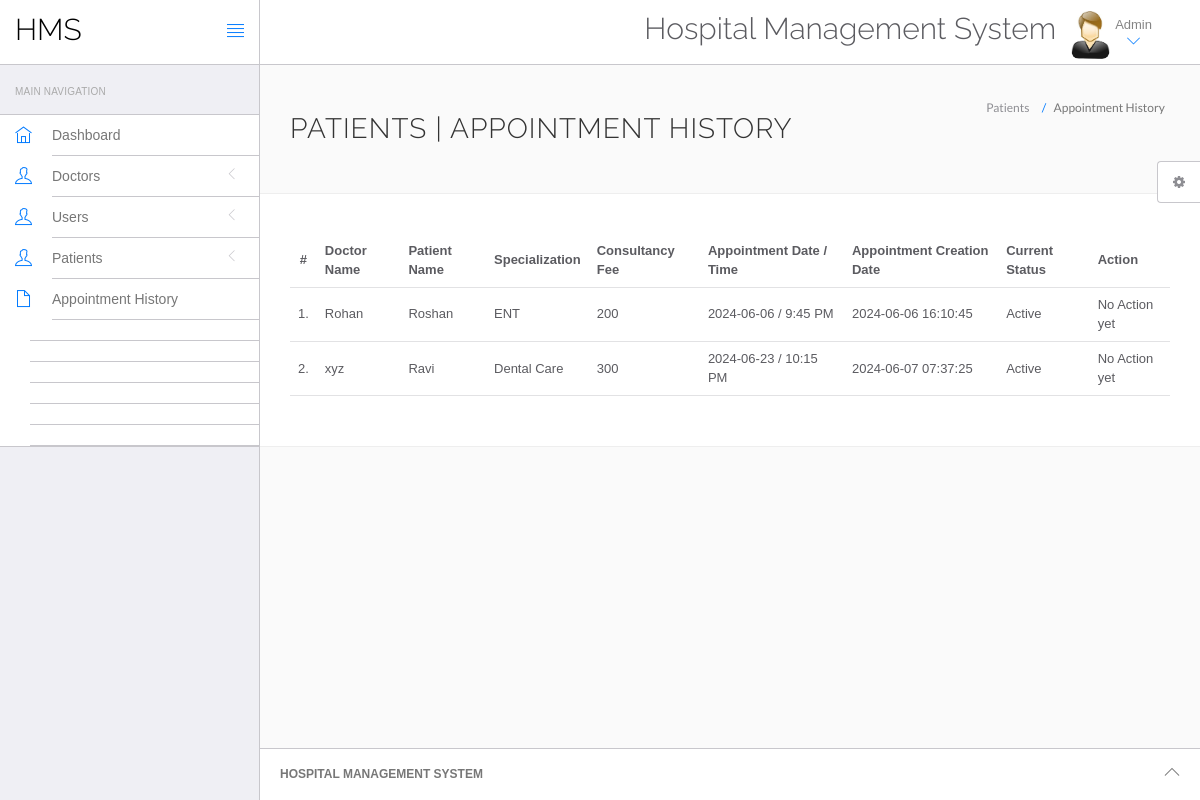
Page /hms/admin/appointment-history.php (signed in) on the committed database.
### tables this page shows
CREATE TABLE `appointment` (
  `id` int NOT NULL AUTO_INCREMENT,
  `doctorSpecialization` varchar(255) DEFAULT NULL,
  `doctorId` int DEFAULT NULL,
  `userId` int DEFAULT NULL,
  `consultancyFees` int DEFAULT NULL,
  `appointmentDate` varchar(255) DEFAULT NULL,
  `appointmentTime` varchar(255) DEFAULT NULL,
  `postingDate` timestamp NULL DEFAULT CURRENT_TIMESTAMP,
  `userStatus` int DEFAULT NULL,
  `doctorStatus` int DEFAULT NULL,
  `updationDate` timestamp NULL DEFAULT NULL ON UPDATE CURRENT_TIMESTAMP,
  PRIMARY KEY (`id`)
);

CREATE TABLE `doctors` (
  `id` int NOT NULL AUTO_INCREMENT,
  `specilization` varchar(255) DEFAULT NULL,
  `doctorName` varchar(255) DEFAULT NULL,
  `address` longtext,
  `docFees` varchar(255) DEFAULT NULL,
  `contactno` bigint DEFAULT NULL,
  `docEmail` varchar(255) DEFAULT NULL,
  `password` varchar(255) DEFAULT NULL,
  `creationDate` timestamp NULL DEFAULT CURRENT_TIMESTAMP,
  `updationDate` timestamp NULL DEFAULT NULL ON UPDATE CURRENT_TIMESTAMP,
  PRIMARY KEY (`id`)
);

CREATE TABLE `users` (
  `id` int NOT NULL AUTO_INCREMENT,
  `fullName` varchar(255) DEFAULT NULL,
  `address` longtext,
  `city` varchar(255) DEFAULT NULL,
  `gender` varchar(255) DEFAULT NULL,
  `email` varchar(255) DEFAULT NULL,
  `password` varchar(255) DEFAULT NULL,
  `regDate` timestamp NULL DEFAULT CURRENT_TIMESTAMP,
  `updationDate` timestamp NULL DEFAULT NULL ON UPDATE CURRENT_TIMESTAMP,
  PRIMARY KEY (`id`),
  KEY `email` (`email`)
);

### hms/admin/appointment-history.php (the view, shortened to what this page needs)
<?php
include('include/config.php');
if(strlen($_SESSION['id']==0)) {
 header('location:logout.php');
  } else{
?>
<!DOCTYPE html>
<html lang="en">
	<head>
		<link rel="stylesheet" href="vendor/bootstrap/css/bootstrap.min.css">
		<link rel="stylesheet" href="vendor/fontawesome/css/font-awesome.min.css">
		<link rel="stylesheet" href="vendor/themify-icons/themify-icons.min.css">
		<link href="vendor/animate.css/animate.min.css" rel="stylesheet" media="screen">
		<link href="vendor/perfect-scrollbar/perfect-scrollbar.min.css" rel="stylesheet" media="screen">
		<link href="vendor/switchery/switchery.min.css" rel="stylesheet" media="screen">
		<link href="vendor/bootstrap-touchspin/jquery.bootstrap-touchspin.min.css" rel="stylesheet" media="screen">
		<link href="vendor/select2/select2.min.css" rel="stylesheet" media="screen">
		<link href="vendor/bootstrap-datepicker/bootstrap-datepicker3.standalone.min.css" rel="stylesheet" media="screen">
		<link href="vendor/bootstrap-timepicker/bootstrap-timepicker.min.css" rel="stylesheet" media="screen">
		<link rel="stylesheet" href="assets/css/styles.css">
		<link rel="stylesheet" href="assets/css/plugins.css">
		<link rel="stylesheet" href="assets/css/themes/theme-1.css" id="skin_color" />
	</head>
	<body>
		<div id="app">
<?php include('include/sidebar.php');?>
			<div class="app-content">
					<?php include('include/header.php');?>
				<div class="main-content" >
					<div class="wrap-content container" id="container">
						<section id="page-title">
							<div class="row">
								<div class="col-sm-8">
									<h1 class="mainTitle">Patients  | Appointment History</h1>
																	</div>
								<ol class="breadcrumb">
									<li>
										<span>Patients </span>
									</li>
									<li class="active">
										<span>Appointment History</span>
									</li>
								</ol>
							</div>
						</section>
						<div class="container-fluid container-fullw bg-white">
									<div class="row">
								<div class="col-md-12">
									<table class="table table-hover" id="sample-table-1">
										<thead>
											<tr>
												<th class="center">#</th>
												<th class="hidden-xs">Doctor Name</th>
												<th>Patient Name</th>
												<th>Specialization</th>
												<th>Consultancy Fee</th>
												<th>Appointment Date / Time </th>
												<th>Appointment Creation Date  </th>
												<th>Current Status</th>
												<th>Action</th>
											</tr>
										</thead>
										<tbody>
<?php
$sql=mysqli_query($con,"select doctors.doctorName as docname,users.fullName as pname,appointment.*  from appointment join doctors on doctors.id=appointment.doctorId join users on users.id=appointment.userId ");
$cnt=1;
while($row=mysqli_fetch_array($sql))
{
?>
											<tr>
												<td class="center"><?php echo $cnt;?>.</td>
												<td class="hidden-xs"><?php echo $row['docname'];?></td>
												<td class="hidden-xs"><?php echo $row['pname'];?></td>
												<td><?php echo $row['doctorSpecialization'];?></td>
												<td><?php echo $row['consultancyFees'];?></td>
												<td><?php echo $row['appointmentDate'];?> / <?php echo
												 $row['appointmentTime'];?>
												</td>
												<td><?php echo $row['postingDate'];?></td>
												<td>
<?php if(($row['userStatus']==1) && ($row['doctorStatus']==1))
{
	echo "Active";
}
												?></td>
												<td >
												<div class="visible-md visible-lg hidden-sm hidden-xs">
							<?php if(($row['userStatus']==1) && ($row['doctorStatus']==1))
{
echo "No Action yet";
	 } else {
		echo "Canceled";
		} ?>
												</div>
												</td>
											</tr>
											<?php
$cnt=$cnt+1;
											 }?>
										</tbody>
									</table>
								</div>
							</div>
								</div>
					</div>
				</div>
			</div>
	<?php include('include/footer.php');?>
	<?php include('include/setting.php');?>
		</div>
	</body>
</html>
<?php } ?>

### hms/admin/assets/css/themes/theme-1.css (style rules this page uses)
body { background: #FAFAFA; }

### rows in the picture
appointment: doctorId.doctorName "Rohan", userId.fullName "Roshan", doctorSpecialization "ENT", consultancyFees "200", appointmentDate "2024-06-06", appointmentTime "9:45 PM", postingDate "2024-06-06 16:10:45", userStatus "Active"
appointment: doctorId.doctorName "xyz", userId.fullName "Ravi", doctorSpecialization "Dental Care", consultancyFees "300", appointmentDate "2024-06-23", appointmentTime "10:15 PM", postingDate "2024-06-07 07:37:25", userStatus "Active"
